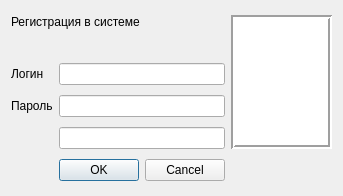
<?xml version="1.0" encoding="UTF-8"?>
<ui version="4.0">
 <class>Dialog</class>
 <widget class="QDialog" name="Dialog">
  <property name="windowModality">
   <enum>Qt::NonModal</enum>
  </property>
  <property name="enabled">
   <bool>true</bool>
  </property>
  <property name="geometry">
   <rect>
    <x>0</x>
    <y>0</y>
    <width>343</width>
    <height>196</height>
   </rect>
  </property>
  <property name="sizePolicy">
   <sizepolicy hsizetype="Fixed" vsizetype="Fixed">
    <horstretch>0</horstretch>
    <verstretch>0</verstretch>
   </sizepolicy>
  </property>
  <property name="windowTitle">
   <string>IT-куб.Журналы</string>
  </property>
  <property name="modal">
   <bool>false</bool>
  </property>
  <layout class="QGridLayout" name="gridLayout">
   <item row="0" column="0" colspan="2">
    <widget class="QLabel" name="label">
     <property name="sizePolicy">
      <sizepolicy hsizetype="Preferred" vsizetype="Fixed">
       <horstretch>0</horstretch>
       <verstretch>0</verstretch>
      </sizepolicy>
     </property>
     <property name="styleSheet">
      <string notr="true">font: 12pt &quot;MS Shell Dlg 2&quot;;</string>
     </property>
     <property name="text">
      <string>Регистрация в системе</string>
     </property>
     <property name="wordWrap">
      <bool>true</bool>
     </property>
    </widget>
   </item>
   <item row="0" column="2" rowspan="5">
    <widget class="QGraphicsView" name="graphicsView">
     <property name="sizePolicy">
      <sizepolicy hsizetype="Preferred" vsizetype="Preferred">
       <horstretch>0</horstretch>
       <verstretch>0</verstretch>
      </sizepolicy>
     </property>
     <property name="maximumSize">
      <size>
       <width>120</width>
       <height>16777215</height>
      </size>
     </property>
     <property name="focusPolicy">
      <enum>Qt::NoFocus</enum>
     </property>
     <property name="frameShape">
      <enum>QFrame::Box</enum>
     </property>
     <property name="lineWidth">
      <number>2</number>
     </property>
    </widget>
   </item>
   <item row="2" column="0">
    <widget class="QLabel" name="label_3">
     <property name="text">
      <string>Логин</string>
     </property>
    </widget>
   </item>
   <item row="2" column="1">
    <widget class="QLineEdit" name="login">
     <property name="focusPolicy">
      <enum>Qt::StrongFocus</enum>
     </property>
    </widget>
   </item>
   <item row="3" column="0">
    <widget class="QLabel" name="label_2">
     <property name="text">
      <string>Пароль</string>
     </property>
    </widget>
   </item>
   <item row="4" column="1">
    <widget class="QLineEdit" name="passwd2">
     <property name="echoMode">
      <enum>QLineEdit::Password</enum>
     </property>
    </widget>
   </item>
   <item row="6" column="1">
    <widget class="QDialogButtonBox" name="buttonBox">
     <property name="focusPolicy">
      <enum>Qt::TabFocus</enum>
     </property>
     <property name="orientation">
      <enum>Qt::Horizontal</enum>
     </property>
     <property name="standardButtons">
      <set>QDialogButtonBox::Cancel|QDialogButtonBox::Ok</set>
     </property>
    </widget>
   </item>
   <item row="3" column="1">
    <widget class="QLineEdit" name="passwd">
     <property name="focusPolicy">
      <enum>Qt::StrongFocus</enum>
     </property>
     <property name="echoMode">
      <enum>QLineEdit::Password</enum>
     </property>
    </widget>
   </item>
   <item row="1" column="0" colspan="2">
    <widget class="QLabel" name="label_err">
     <property name="sizePolicy">
      <sizepolicy hsizetype="Preferred" vsizetype="Fixed">
       <horstretch>0</horstretch>
       <verstretch>0</verstretch>
      </sizepolicy>
     </property>
     <property name="text">
      <string/>
     </property>
    </widget>
   </item>
  </layout>
 </widget>
 <tabstops>
  <tabstop>login</tabstop>
  <tabstop>buttonBox</tabstop>
 </tabstops>
 <resources/>
 <connections>
  <connection>
   <sender>buttonBox</sender>
   <signal>accepted()</signal>
   <receiver>Dialog</receiver>
   <slot>accept()</slot>
   <hints>
    <hint type="sourcelabel">
     <x>248</x>
     <y>254</y>
    </hint>
    <hint type="destinationlabel">
     <x>157</x>
     <y>274</y>
    </hint>
   </hints>
  </connection>
  <connection>
   <sender>buttonBox</sender>
   <signal>rejected()</signal>
   <receiver>Dialog</receiver>
   <slot>reject()</slot>
   <hints>
    <hint type="sourcelabel">
     <x>316</x>
     <y>260</y>
    </hint>
    <hint type="destinationlabel">
     <x>286</x>
     <y>274</y>
    </hint>
   </hints>
  </connection>
  <connection>
   <sender>passwd</sender>
   <signal>returnPressed()</signal>
   <receiver>buttonBox</receiver>
   <slot>setFocus()</slot>
   <hints>
    <hint type="sourcelabel">
     <x>129</x>
     <y>135</y>
    </hint>
    <hint type="destinationlabel">
     <x>129</x>
     <y>189</y>
    </hint>
   </hints>
  </connection>
  <connection>
   <sender>login</sender>
   <signal>returnPressed()</signal>
   <receiver>passwd</receiver>
   <slot>setFocus()</slot>
   <hints>
    <hint type="sourcelabel">
     <x>129</x>
     <y>109</y>
    </hint>
    <hint type="destinationlabel">
     <x>129</x>
     <y>135</y>
    </hint>
   </hints>
  </connection>
 </connections>
</ui>
